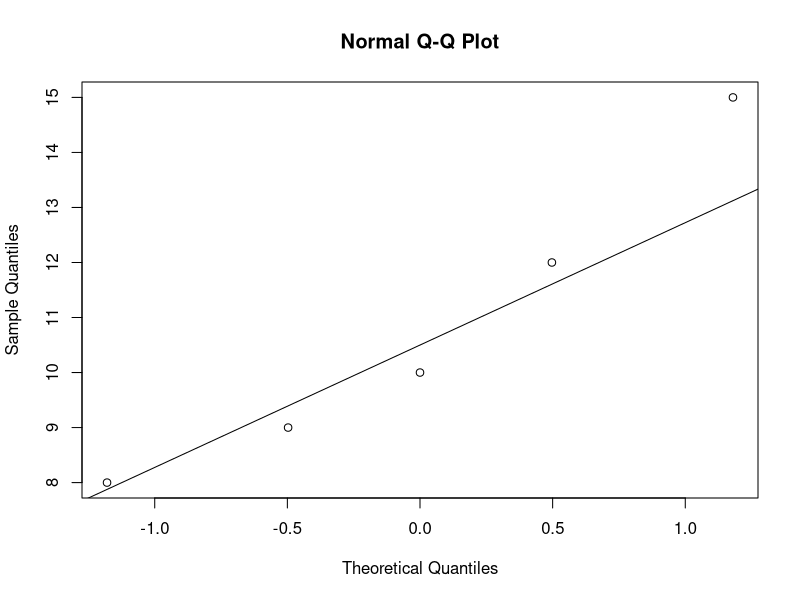
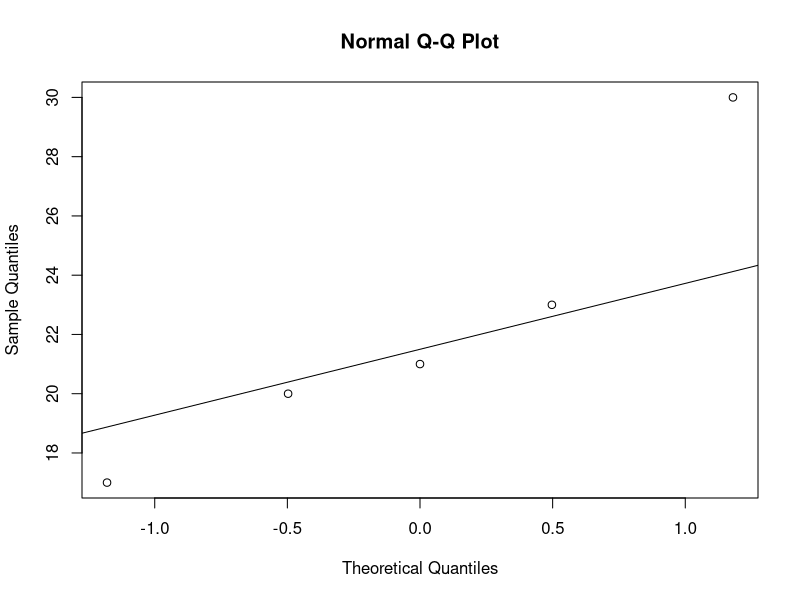
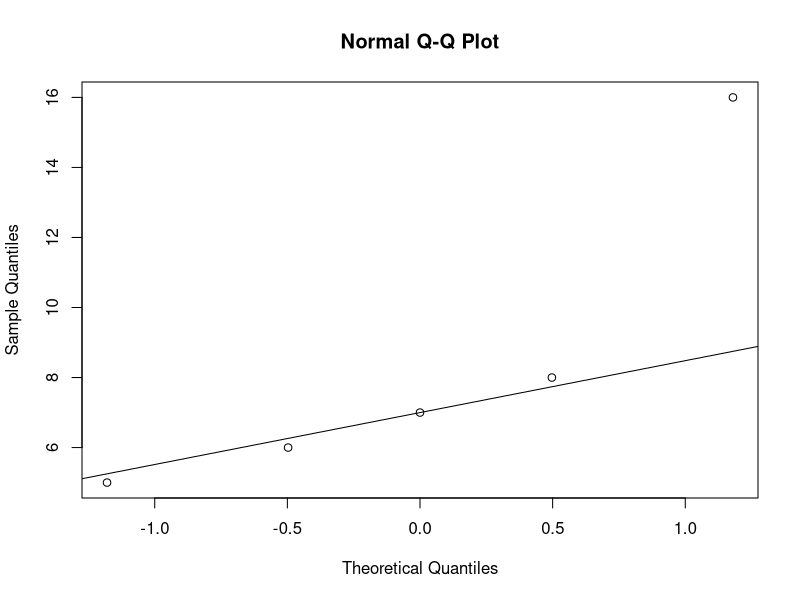
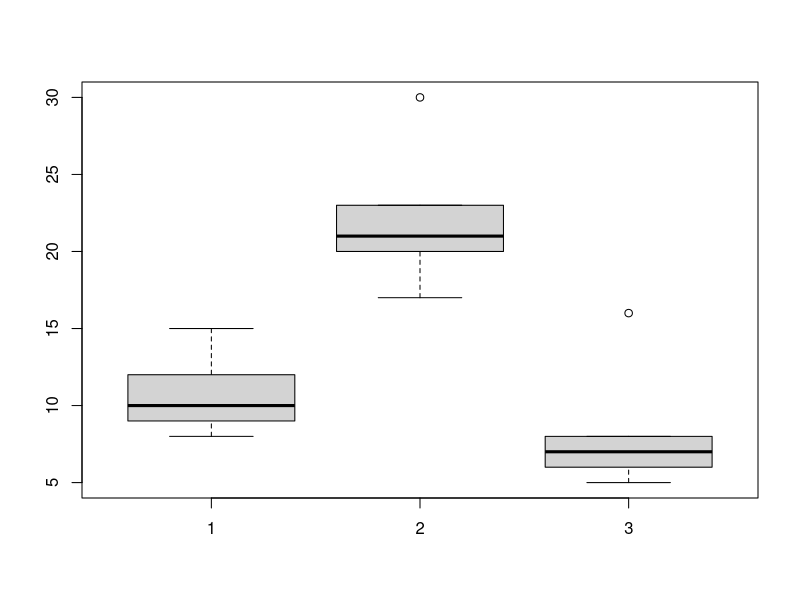
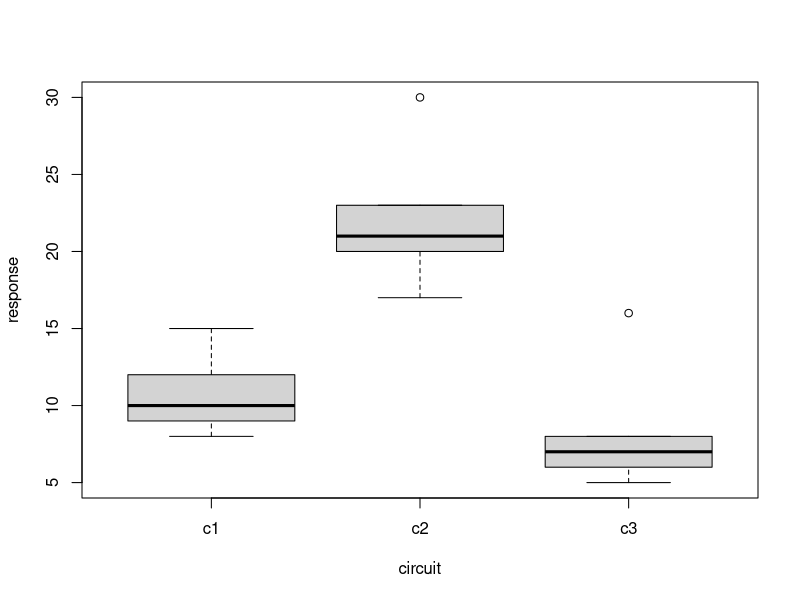

Here is the R script that generated these plots, in order:
c1 = c(9, 12, 10, 8, 15)
c2 = c(20, 21, 23, 17, 30)
c3 = c(6, 5, 8, 16, 7)

qqnorm(c1)
qqline(c1)

qqnorm(c2)
qqline(c2)

qqnorm(c3)
qqline(c3)

boxplot(c1, c2, c3)

df = stack(data.frame(c1, c2, c3))
colnames(df) = c("response", "circuit")
plot(response ~ circuit, data=df)
results = aov(response ~ circuit, data=df)
summary(results)

